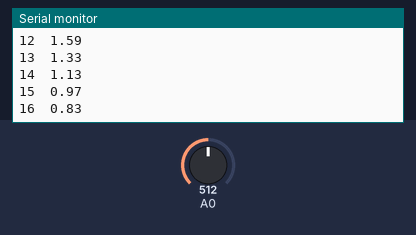
Simulated run of this sketch. Board: Arduino Uno, built with avr-gcc and run on an emulated ATmega328P. Parts: the last lines printed to the serial monitor. The test bench sets the inputs (shaded band); at power-on: A0 = 512.

Above: at 1.2 s.
1.3 s: A0 set to 716
At 2.02 s:
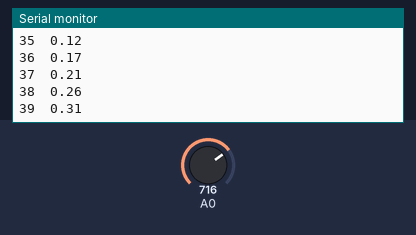
2.8 s: A0 set to 900
At 2.98 s:
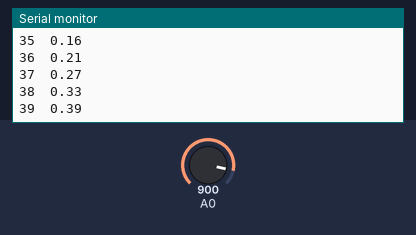
Timing chart, 0 to 5.8 s (numbered marks = the images above; inputs shaded):
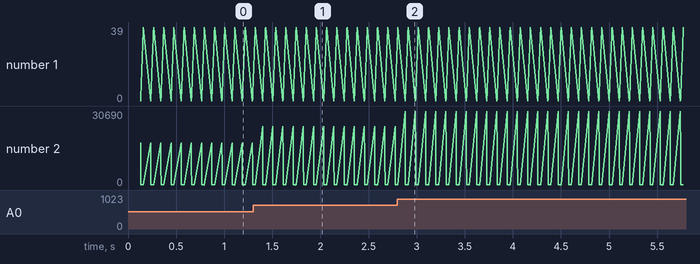

Measured:
- after the input at 1.3 s, the serial monitor: prints a new line after 0.10 s (image 1)
- after the input at 2.8 s, the serial monitor: prints a new line after 0.08 s (image 2)
- plotted number 2: 3.76 → 0.04 after the input at 1.3 s, 0.04 → 1.1 after the input at 2.8 s

The sketch:

FFT_Led.ino
```cpp
#include <arduinoFFT.h>

#define SAMPLES 64            //Must be a power of 2
#define DATA_PIN  11  // Data pin to communicate with display
#define CS_PIN    10  // Control pin to communicate with display
#define  xres 3      // Total number of  columns in the display, must be <= SAMPLES/2


double vReal[SAMPLES];
double vImag[SAMPLES];
char data_avgs[xres];


unsigned long lastDebounceTime = 0;  // the last time the output pin was toggled
unsigned long debounceDelay = 50;    // the debounce time; increase if the output flickers


arduinoFFT FFT = arduinoFFT();                                    // FFT object


void setup() {
    Serial.begin(115200);
    ADCSRA = 0b11100101;      // set ADC to free running mode and set pre-scalar to 32 (0xe5)
    ADMUX = 0b00000000;       // use pin A0 and external voltage reference
    delay(50);            // wait to get reference voltage stabilized
}

void loop() {
   // ++ Sampling
   for(int i=0; i<SAMPLES; i++)
    {
      while(!(ADCSRA & 0x10));        // wait for ADC to complete current conversion ie ADIF bit set
      ADCSRA = 0b11110101 ;               // clear ADIF bit so that ADC can do next operation (0xf5)
      //int value = ADC - 512 ;                 // Read from ADC and subtract DC offset caused value
      vReal[i]= ADC;                      // Copy to bins after compressing
      vImag[i] = 0;
    }
    // -- Sampling


    // ++ FFT
    FFT.Windowing(vReal, SAMPLES, FFT_WIN_TYP_HAMMING, FFT_FORWARD);
    FFT.Compute(vReal, vImag, SAMPLES, FFT_FORWARD);
    FFT.ComplexToMagnitude(vReal, vImag, SAMPLES);
    // -- FFT


    // ++ re-arrange FFT result to match with section of frequencies
    int step = (SAMPLES/2)/xres;
    int c=0;
    for(int i=0; i<(SAMPLES/2); i+=step)
    {
      data_avgs[c] = 0;
      for (int k=0 ; k< step ; k++) {
          Serial.print(i+k); // the starting frequency
          Serial.print("\t"); //
          Serial.println(vReal[i+k]); // the spectrum value
          data_avgs[c] = data_avgs[c] + vReal[i+k];
      }
      data_avgs[c] = data_avgs[c]/step;
      c++;
    }
    // -- re-arrange FFT result to match with no. of columns on display ( xres )


    // ++ send to display according measured value
    for(int i=0; i<xres; i++)
    {
      //data_avgs[i] = constrain(data_avgs[i],0,80);            // set max & min values for buckets
      data_avgs[i] = map(data_avgs[i], 0, 1023, 0, 255);        // remap averaged values to yresu

      /*
       * THis is where you change RGB strip accordininglg
       */
     }
     // -- send to display according measured value

}
```
